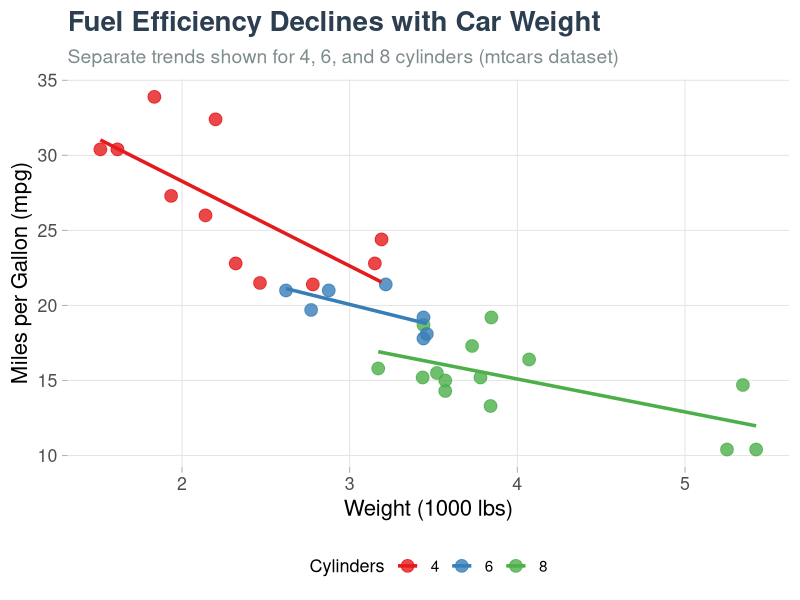

Write R code to recreate this figure.
## ---- chunk 1
suppressPackageStartupMessages(library(tidyverse))
## ---- chunk 2
ggplot(mtcars, aes(x = wt, y = mpg, color = factor(cyl))) +
  geom_point(size = 4, alpha = 0.8) +
  geom_smooth(method = "lm", se = FALSE, size = 1.2, linetype = "solid") +
  scale_color_brewer(palette = "Set1", name = "Cylinders") +
  labs(
    title = "Fuel Efficiency Declines with Car Weight",
    subtitle = "Separate trends shown for 4, 6, and 8 cylinders (mtcars dataset)",
    x = "Weight (1000 lbs)",
    y = "Miles per Gallon (mpg)"
  ) +
  theme_light(base_size = 16, base_family = "Helvetica") +
  theme(
    plot.title = element_text(face = "bold", size = 20, color = "#2c3e50"),
    plot.subtitle = element_text(size = 14, color = "#7f8c8d"),
    legend.position = "bottom",
    legend.title = element_text(size = 13),
    legend.text = element_text(size = 11),
    panel.grid.major = element_line(color = "gray90"),
    panel.grid.minor = element_blank(),
    panel.border = element_blank()
  )
